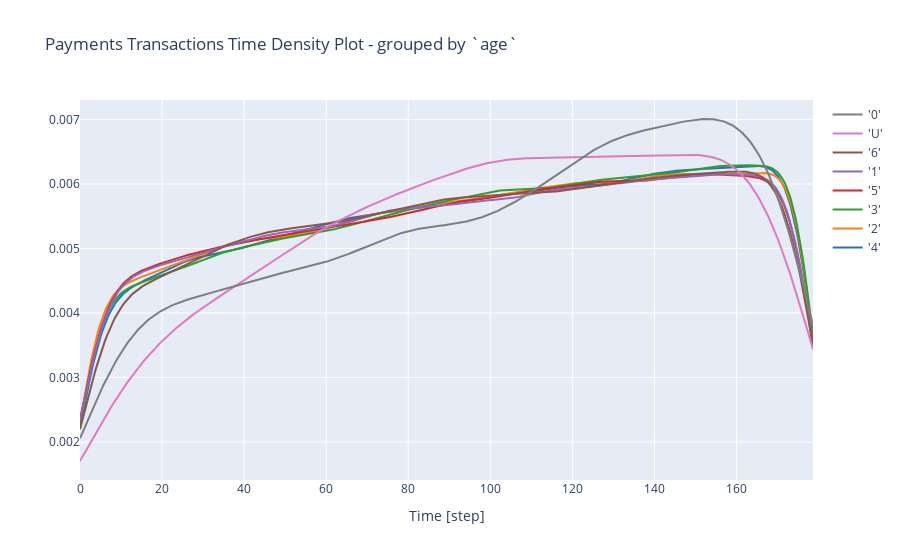

Write notebook code for a chart like this one.
### Code cell
plot_distplot_grouped(data1, 'age')

### Figure 1 — Plotly figure (JSON) as saved in the notebook; plotly's stock layout.template omitted (floating-point values rounded to 4 significant figures; data arrays with more than 128 entries replaced by an {"elided": "..."} marker saying what was removed)
{"data": [{"legendgroup": "'4'", "marker": {"color": "rgb(31, 119, 180)"}, "mode": "lines", "name": "'4'", "showlegend": true, "type": "scatter", "x": {"elided": "500 float values"}, "xaxis": "x", "y": {"elided": "500 float values"}, "yaxis": "y"}, {"legendgroup": "'2'", "marker": {"color": "rgb(255, 127, 14)"}, "mode": "lines", "name": "'2'", "showlegend": true, "type": "scatter", "x": {"elided": "500 float values"}, "xaxis": "x", "y": {"elided": "500 float values"}, "yaxis": "y"}, {"legendgroup": "'3'", "marker": {"color": "rgb(44, 160, 44)"}, "mode": "lines", "name": "'3'", "showlegend": true, "type": "scatter", "x": {"elided": "500 float values"}, "xaxis": "x", "y": {"elided": "500 float values"}, "yaxis": "y"}, {"legendgroup": "'5'", "marker": {"color": "rgb(214, 39, 40)"}, "mode": "lines", "name": "'5'", "showlegend": true, "type": "scatter", "x": {"elided": "500 float values"}, "xaxis": "x", "y": {"elided": "500 float values"}, "yaxis": "y"}, {"legendgroup": "'1'", "marker": {"color": "rgb(148, 103, 189)"}, "mode": "lines", "name": "'1'", "showlegend": true, "type": "scatter", "x": {"elided": "500 float values"}, "xaxis": "x", "y": {"elided": "500 float values"}, "yaxis": "y"}, {"legendgroup": "'6'", "marker": {"color": "rgb(140, 86, 75)"}, "mode": "lines", "name": "'6'", "showlegend": true, "type": "scatter", "x": {"elided": "500 float values"}, "xaxis": "x", "y": {"elided": "500 float values"}, "yaxis": "y"}, {"legendgroup": "'U'", "marker": {"color": "rgb(227, 119, 194)"}, "mode": "lines", "name": "'U'", "showlegend": true, "type": "scatter", "x": {"elided": "500 float values"}, "xaxis": "x", "y": {"elided": "500 float values"}, "yaxis": "y"}, {"legendgroup": "'0'", "marker": {"color": "rgb(127, 127, 127)"}, "mode": "lines", "name": "'0'", "showlegend": true, "type": "scatter", "x": {"elided": "500 float values"}, "xaxis": "x", "y": {"elided": "500 float values"}, "yaxis": "y"}], "layout": {"barmode": "overlay", "hovermode": "closest", "legend": {"traceorder": "reversed"}, "title": {"text": "Payments Transactions Time Density Plot - grouped by `age`"}, "xaxis": {"anchor": "y2", "domain": [0, 1], "title": {"text": "Time [step]"}, "zeroline": false}, "yaxis": {"anchor": "free", "domain": [0, 1], "position": 0}}}
